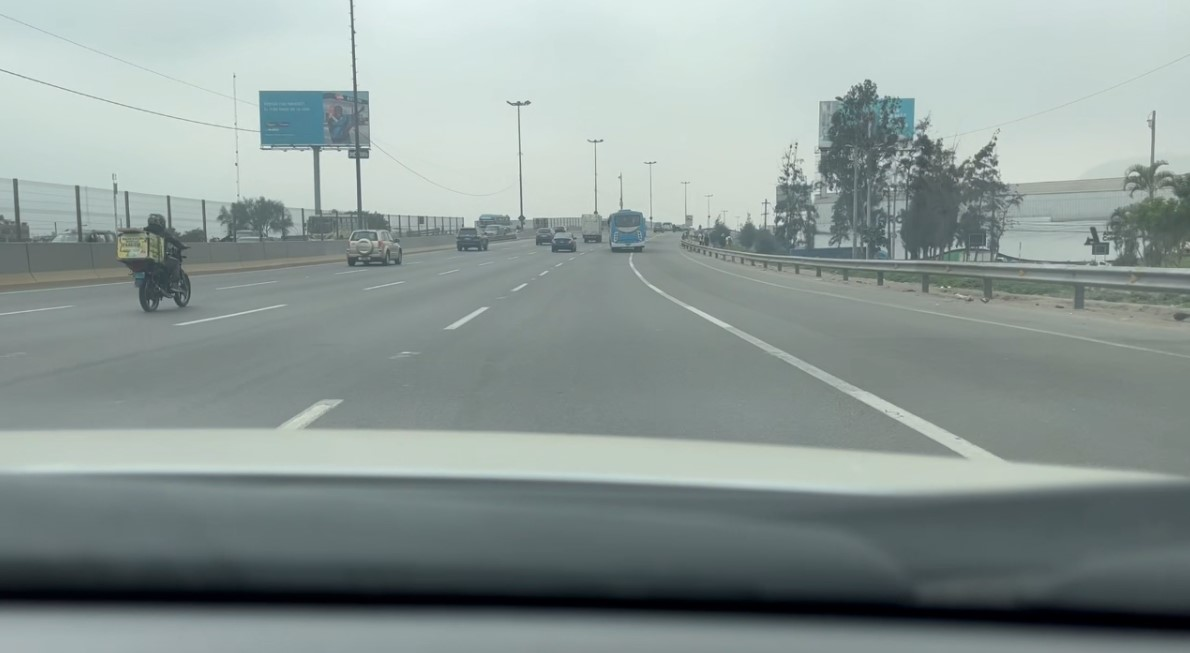
#> input picture Img_test/im2.jpg, 1190 x 653 px, found by its file name
$ python color_selection.py
#> lines starting #> are read from the running program, lines starting #| are printed output that depends on the picture; after the words box and inside, x2 and y2 are one past the last pixel; in counts of white or black regions, pixels touching at a corner belong together
import matplotlib.pyplot as plt
import matplotlib.image as mpimg
import numpy as np


#image = mpimg.imread('Img_test\im1.jpg')
image = mpimg.imread('Img_test\im2.jpg')
#> image is the input picture: shape (653, 1190, 3); mean R, G, B 140.7, 153.1, 150.6

ysize = image.shape[0]
#> ysize = 653
xsize = image.shape[1]
#> xsize = 1190
color_select = np.copy(image)

# Color
red_threshold = 200
green_threshold = 200
blue_threshold = 200

rgb_threshold = [red_threshold, green_threshold, blue_threshold]

thresholds = (image[:,:,0] < rgb_threshold[0]) \
            | (image[:,:,1] < rgb_threshold[1]) \
            | (image[:,:,2] < rgb_threshold[2])
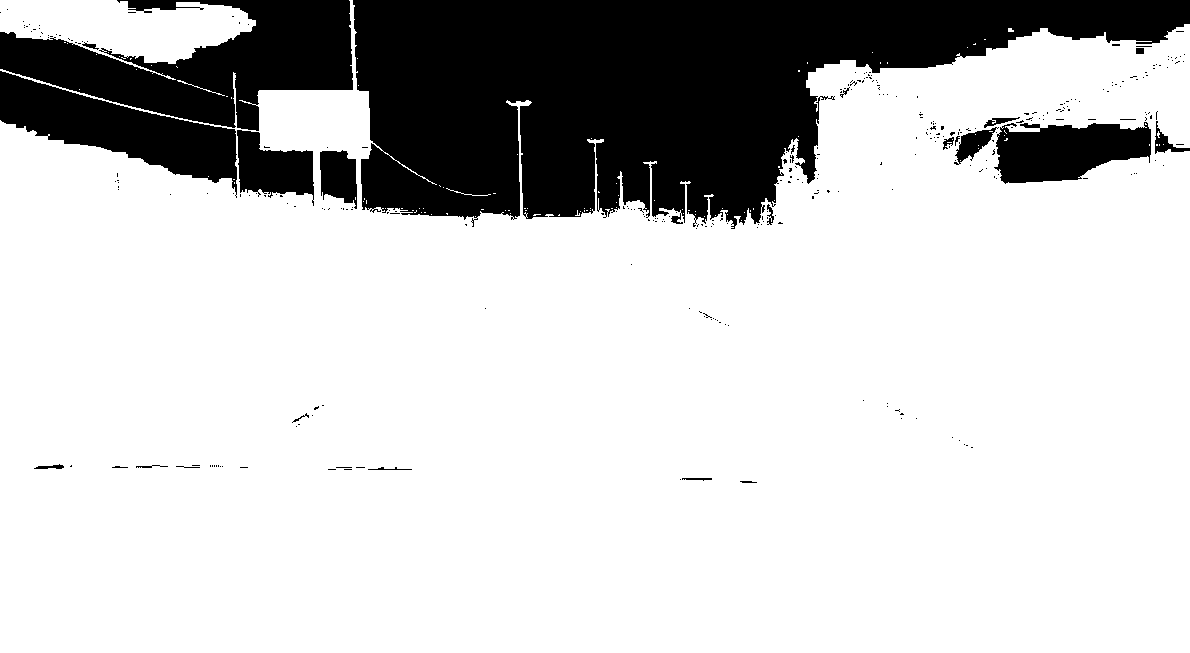
#> thresholds: shape (653, 1190) bool; 79% white; 324 black regions (301 under 20 px), largest, box (x1, y1, x2, y2) and area: (353, 0, 1190, 229) 112499, (0, 0, 353, 131) 23804, (0, 71, 237, 198) 12065
color_select[thresholds] = [0,0,0]
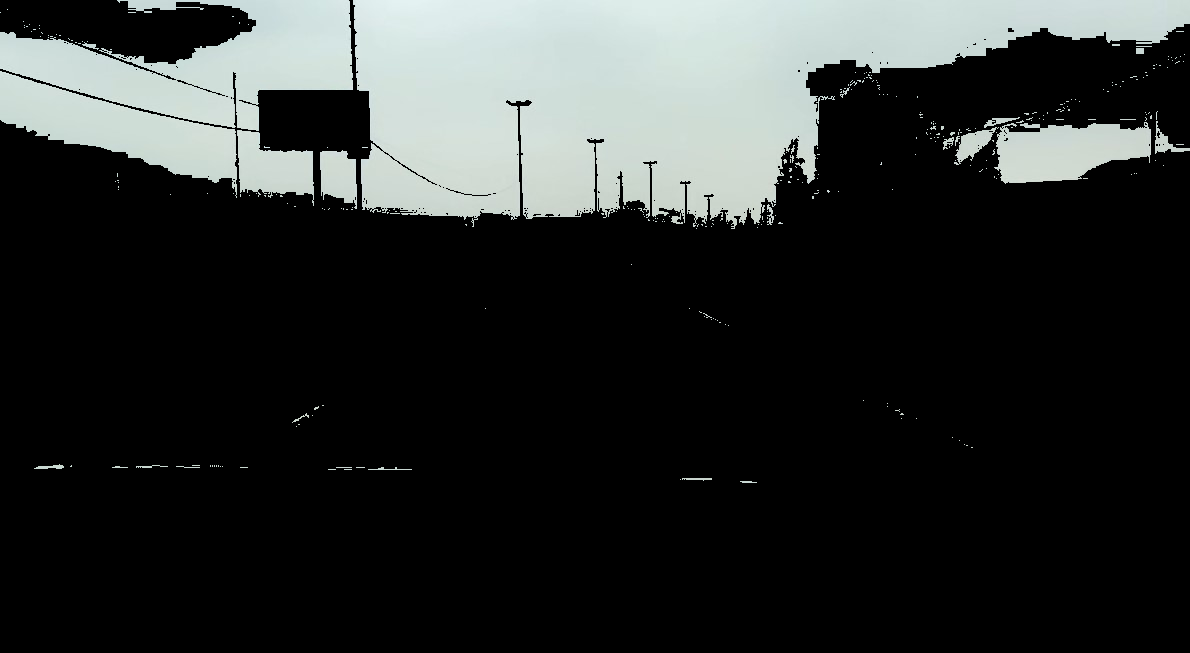
#> color_select: shape (653, 1190, 3); mean R, G, B 43.7, 46.6, 45.6


plt.subplot(2,1,1)
plt.imshow(image)
plt.title("Imagen")
plt.subplot(2,1,2)
plt.imshow(color_select)
plt.title("Color seleccionado")
plt.show()
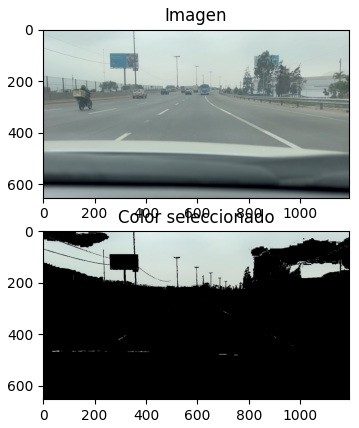
#> figure drawn by matplotlib, 2 panels

$ run again, with Img_test/im1.jpg copied over Img_test/im2.jpg
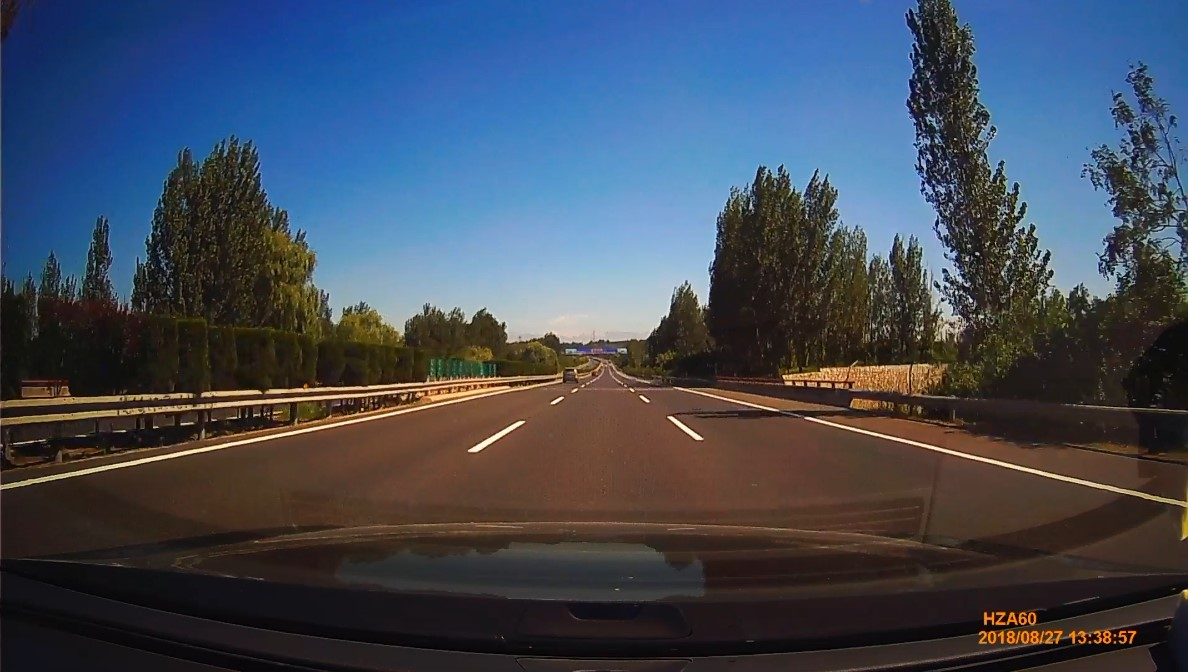
#> input picture Img_test/im1.jpg, 1188 x 672 px, found by its file name
#> image is the input picture: shape (672, 1188, 3); mean R, G, B 65.3, 74.2, 88.6
#> `thresholds = (image[:,:,0] < rgb_threshold[0]) \ | (image[:,:,1] < rgb..`:
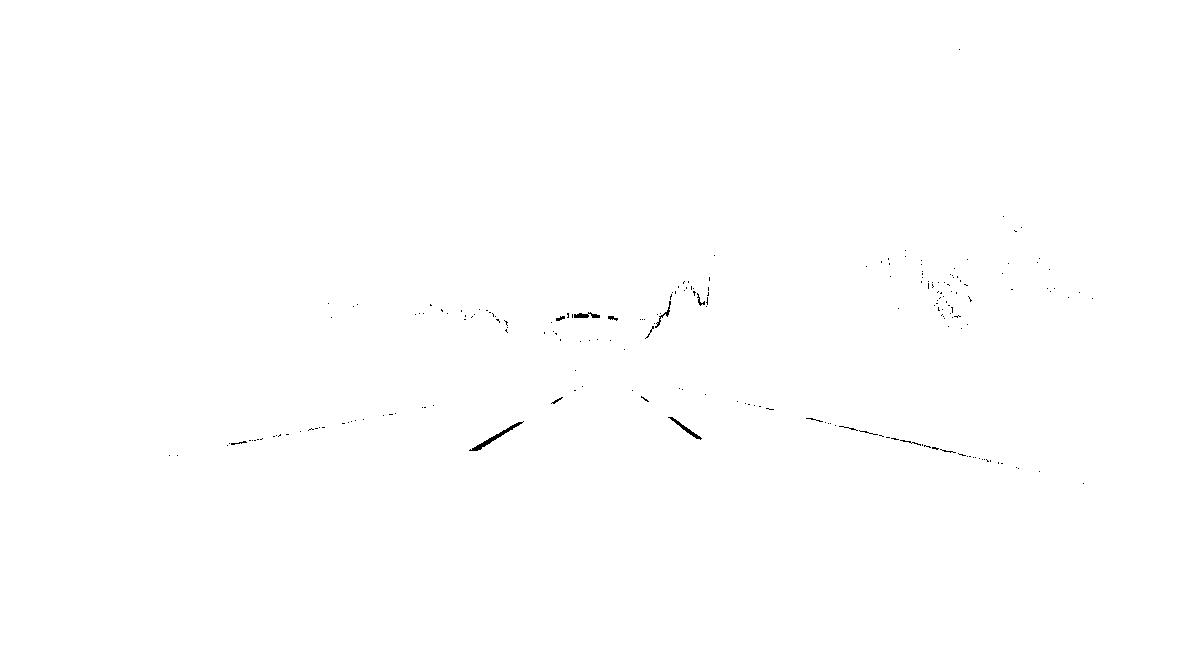
#> thresholds: shape (672, 1188) bool; 99.8% white; black in thin lines or dots, all inside (x1, y1, x2, y2) = (169, 49, 1093, 484)
#> `plt.show()`:
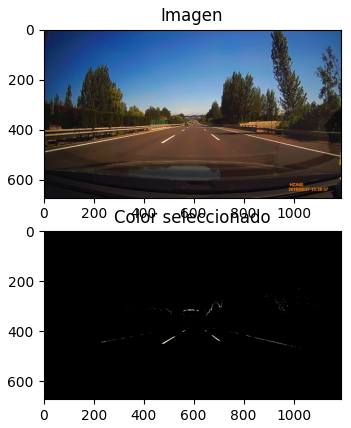
#> figure drawn by matplotlib, 2 panels

$ run again, with Img_test/im3.jpg copied over Img_test/im2.jpg
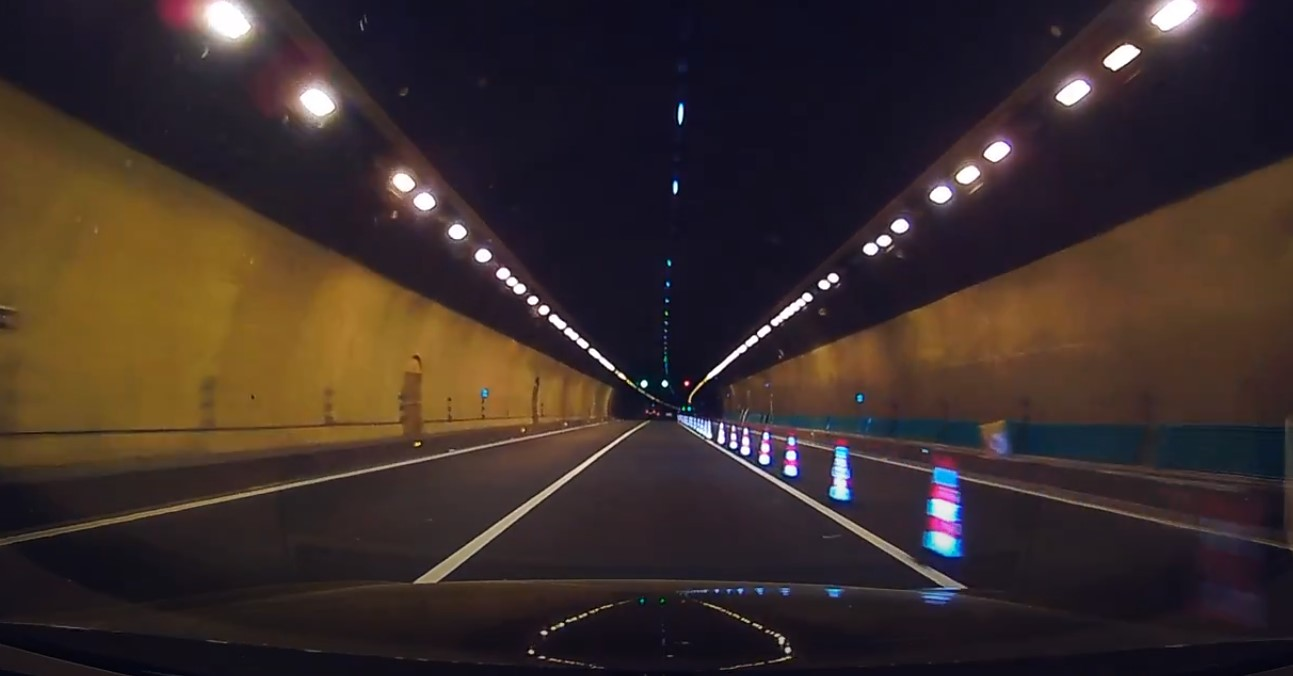
#> input picture Img_test/im3.jpg, 1293 x 676 px, found by its file name
#> image is the input picture: shape (676, 1293, 3); mean R, G, B 58.5, 45.2, 42.8
#> `thresholds = (image[:,:,0] < rgb_threshold[0]) \ | (image[:,:,1] < rgb..`:
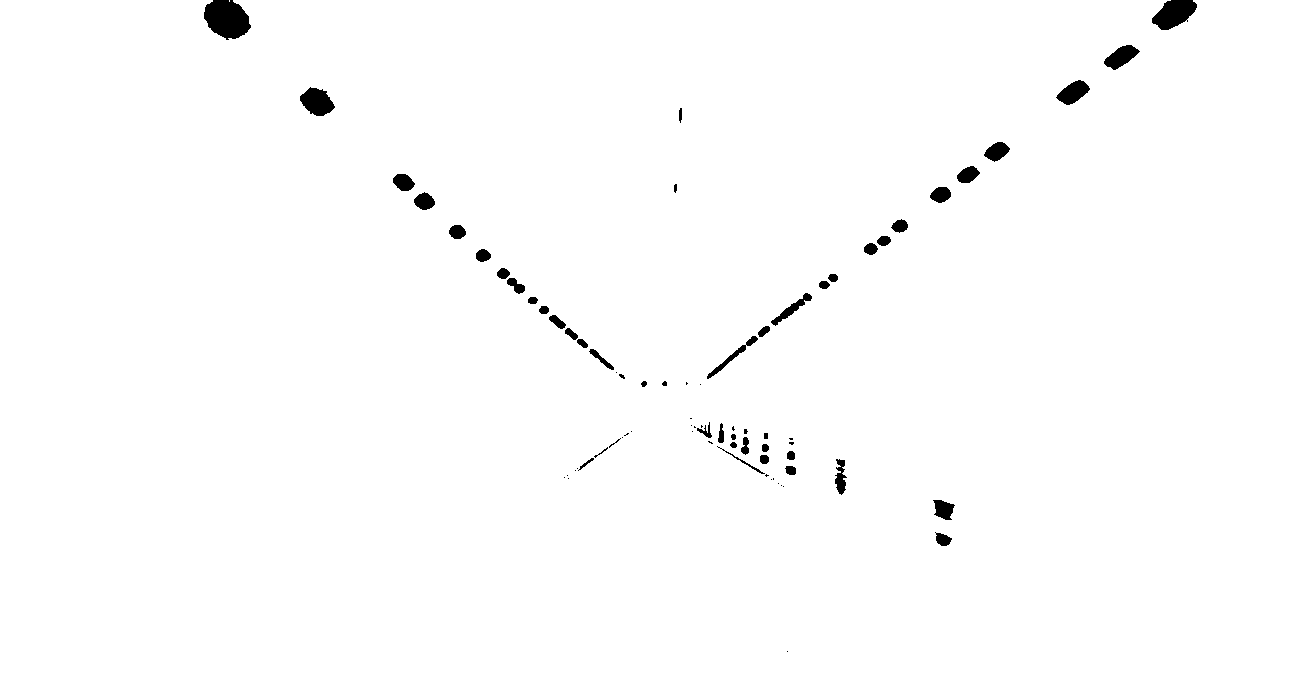
#> thresholds: shape (676, 1293) bool; 98.9% white; 78 black regions (30 under 20 px), largest, box (x1, y1, x2, y2) and area: (204, 0, 251, 40) 1366, (1152, 0, 1197, 30) 890, (300, 87, 335, 116) 672
#> `plt.show()`:
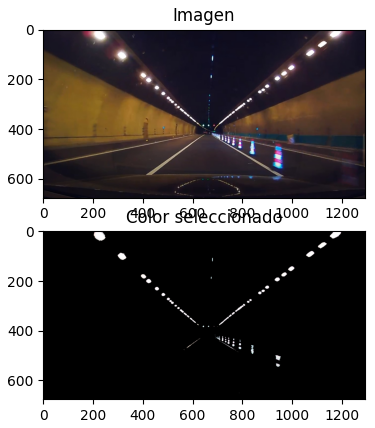
#> figure drawn by matplotlib, 2 panels

$ run again, with Img_test/im4.jpg copied over Img_test/im2.jpg
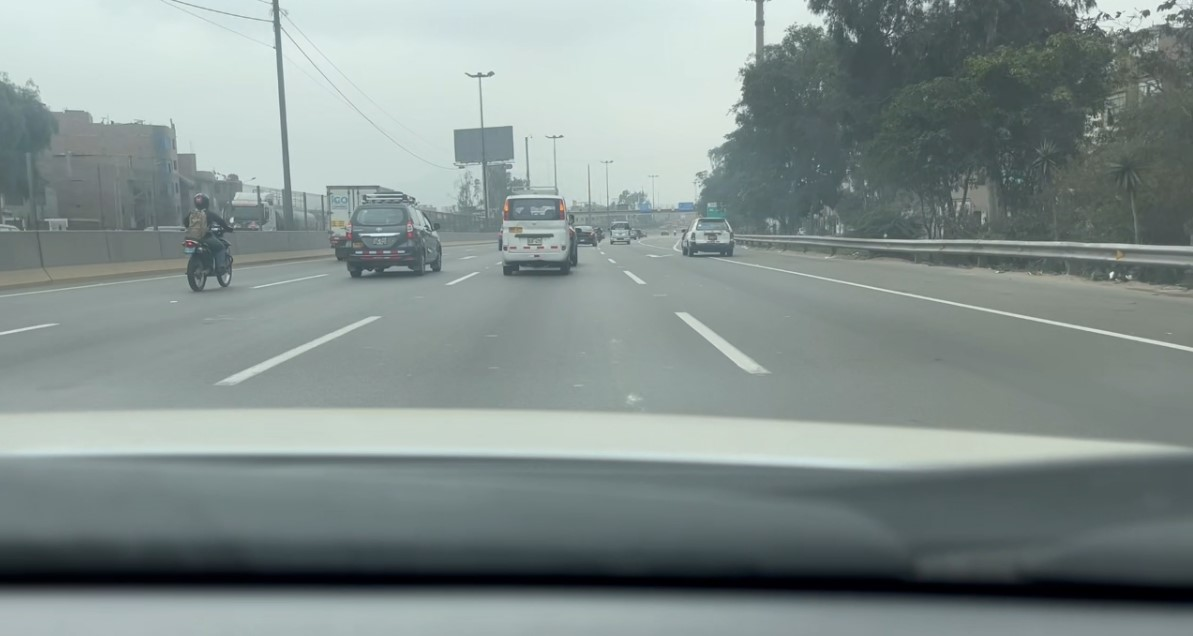
#> input picture Img_test/im4.jpg, 1193 x 636 px, found by its file name
#> image is the input picture: shape (636, 1193, 3); mean R, G, B 131.3, 143.6, 141.7
#> `thresholds = (image[:,:,0] < rgb_threshold[0]) \ | (image[:,:,1] < rgb..`:
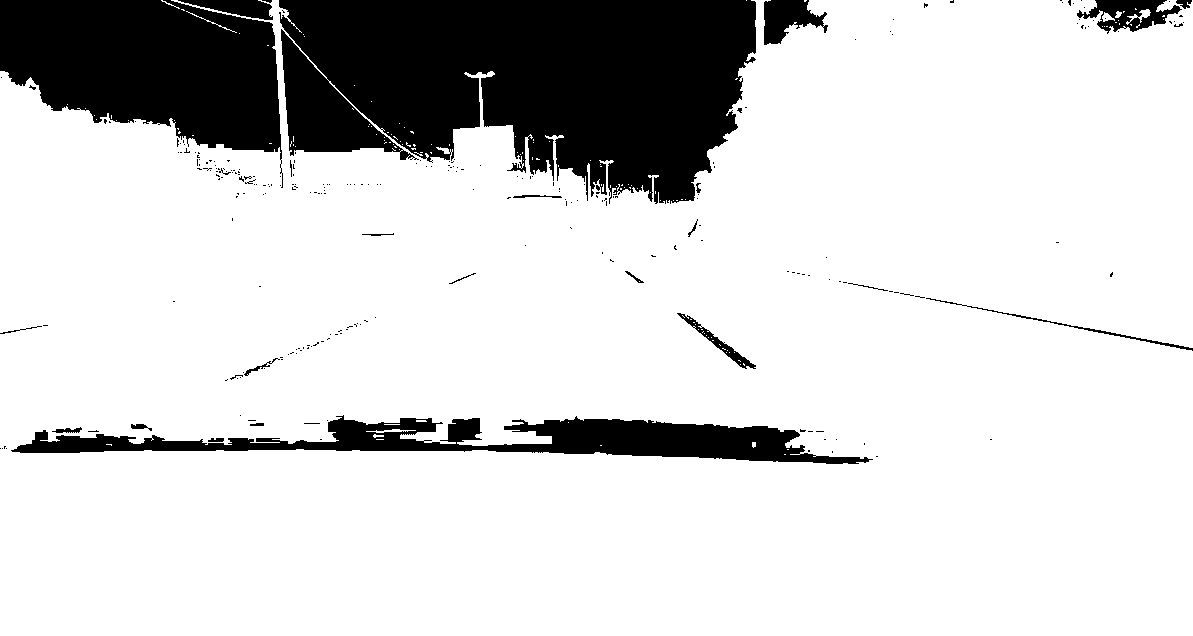
#> thresholds: shape (636, 1193) bool; 82.9% white; 256 black regions (232 under 20 px), largest, box (x1, y1, x2, y2) and area: (279, 0, 756, 204) 73319, (0, 0, 283, 188) 32417, (11, 415, 873, 464) 16978
#> `plt.show()`:
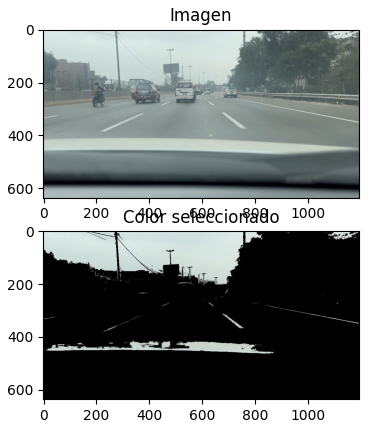
#> figure drawn by matplotlib, 2 panels
